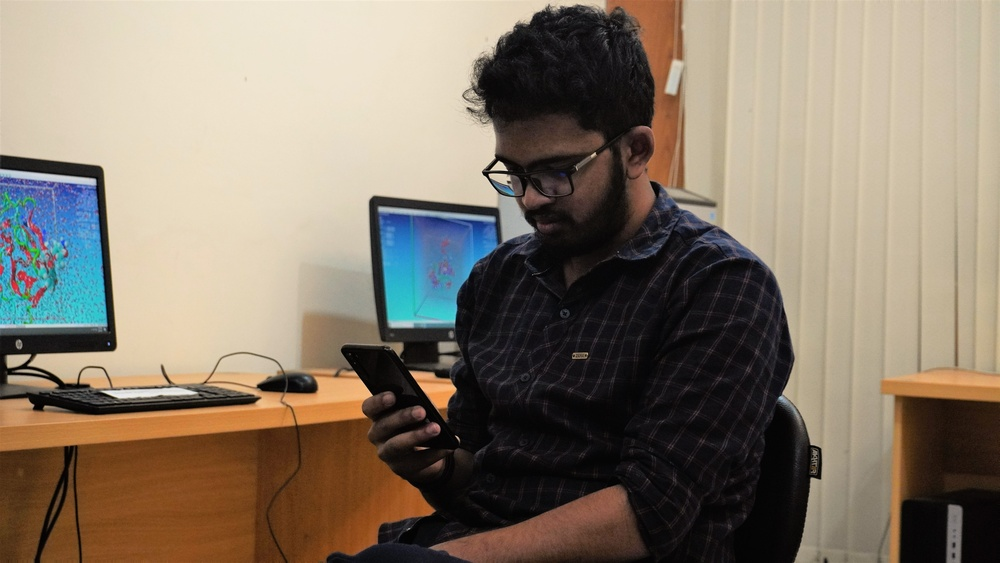
#> input picture test.jpg, 1000 x 563 px, shrunk from 5999 x 3375 before the run
$ python lab1.py
#> lines starting #> are read from the running program, lines starting #| are printed output that depends on the picture; after the words box and inside, x2 and y2 are one past the last pixel; in counts of white or black regions, pixels touching at a corner belong together
'''
	To extract different kinds of information from an RGB image by
	converting it into different kinds of single channels.

	Sangeeta Biswas
	Associate Professor
	Dept. of Computer Science & Engineering
	University of Rajshahi, Bangladesh
	6.6.2022
'''

import matplotlib.pyplot as plt
import cv2

def main():
	'''	Load an RGB image.	'''
	img_path = './test.jpg'
	# print(img_path)
	rgb = plt.imread(img_path)
#> rgb is the input picture: shape (563, 1000, 3); mean R, G, B 133.5, 121.1, 105.5
	print(rgb.shape, rgb.max(), rgb.min())
#| (563, 1000, 3) 254 0
	#print(rgb_img)

	'''	Split loaded RGB image into red, green and blue channels. '''
	red = rgb[:, :, 0]
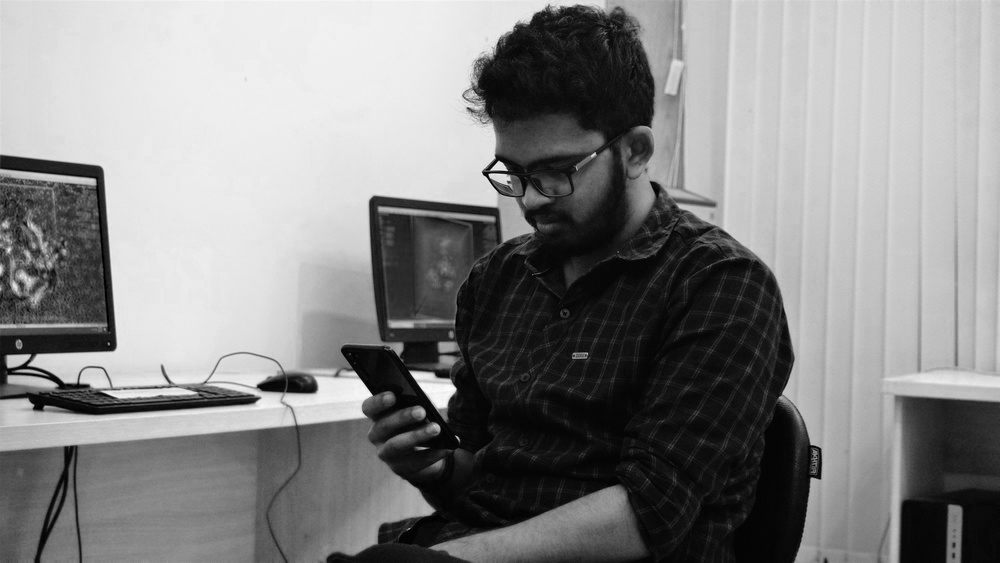
#> red: shape (563, 1000); min 0, max 254, mean 133.5
	green = rgb[:, :, 1]
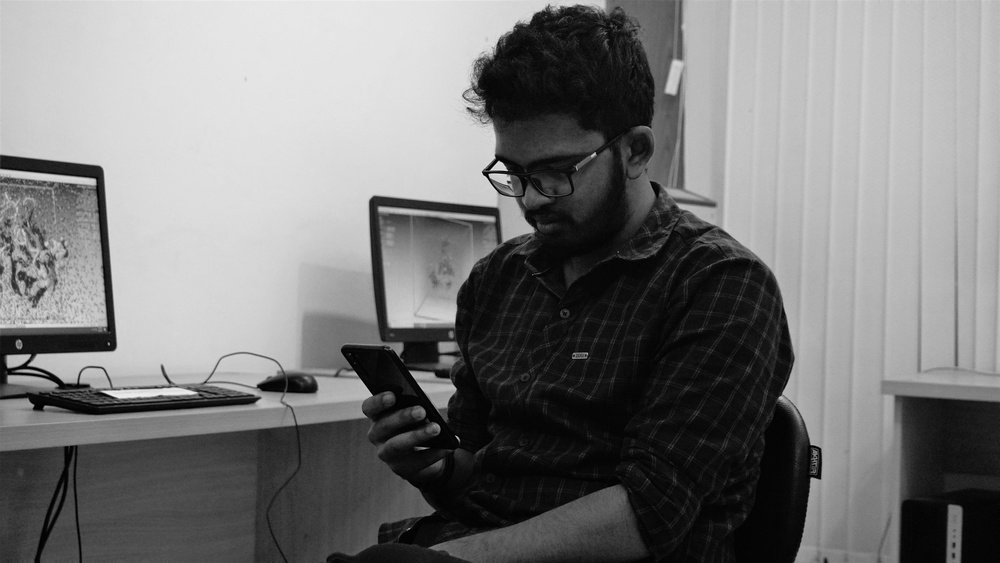
#> green: shape (563, 1000); min 0, max 239, mean 121.1
	blue = rgb[:, :, 2]
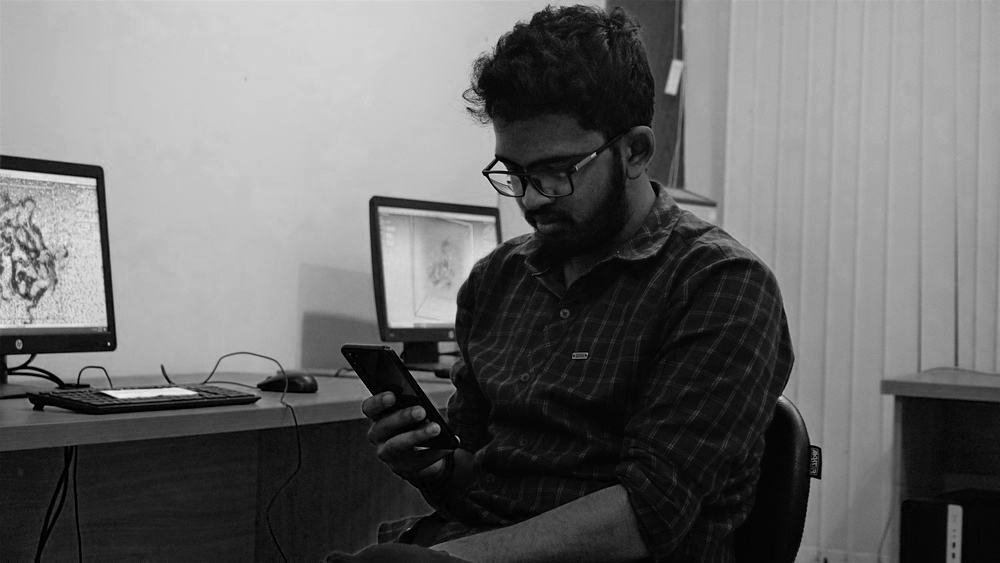
#> blue: shape (563, 1000); min 0, max 244, mean 105.5
	print(red.shape, red.max(), red.min())
#| (563, 1000) 254 0

	'''	Convert loaded RGB image into grayscale image.
		OpenCV does this:
		Grayscale = 0.299 * Red + 0.587 * Green + 0.114 * Blue
	'''
	grayscale = cv2.cvtColor(rgb, cv2.COLOR_RGB2GRAY)
	print(grayscale.shape, grayscale.max(), grayscale.min())
#| (563, 1000) 239 0

	'''	Turn the grayscale image into a binary image. '''
	_, binary = cv2.threshold(grayscale, 50, 255, cv2.THRESH_BINARY)
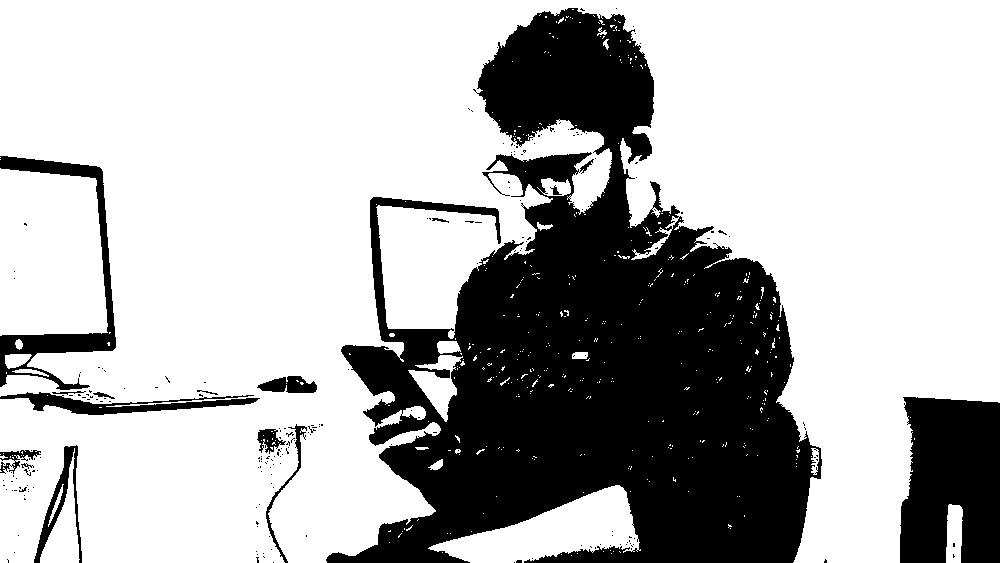
#> binary: shape (563, 1000); 70.6% white; 217 black regions (202 under 20 px), largest, box (x1, y1, x2, y2) and area: (326, 8, 822, 563) 139880, (900, 397, 1000, 563) 14458, (0, 156, 116, 390) 5078

	'''	Plot images. '''
	img_set = [rgb, red, green, blue, grayscale, binary]
	title_set = ['RGB', 'Red', 'Green', 'Blue', 'Grayscale', 'Binary']
	plt.figure(figsize = (20, 20))
	for i in range(6):
		plt.subplot(2, 3,  i + 1)
		plt.title(title_set[i])
		ch = len(img_set[i].shape)
		if (ch == 3):
			plt.imshow(img_set[i])
		else:
			plt.imshow(img_set[i], cmap = 'gray')
	plt.show()

if __name__ == '__main__':
	main()

$ run again, with image.jpg copied over test.jpg
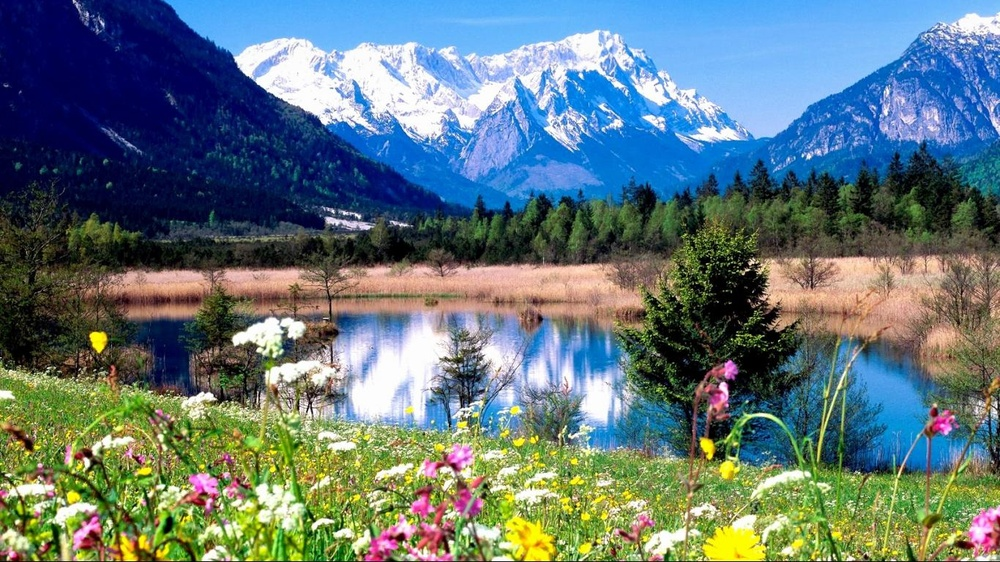
#> input picture image.jpg, 1000 x 562 px, shrunk from 1366 x 768 before the run
#> in main, rgb is the input picture: shape (562, 1000, 3); mean R, G, B 98.3, 118.5, 121.8
#| (562, 1000, 3) 255 0
#| (562, 1000) 255 0
#> in main, `grayscale = cv2.cvtColor(rgb, cv2.COLOR_RGB2GRAY)`:
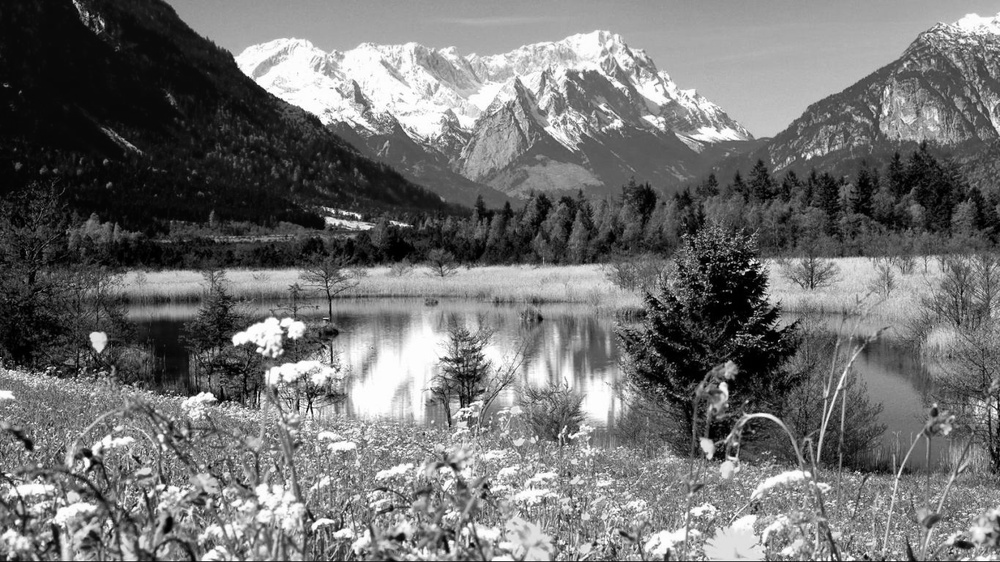
#> grayscale: shape (562, 1000); min 0, max 255, mean 112.8
#| (562, 1000) 255 0
#> in main, `_, binary = cv2.threshold(grayscale, 50, 255, cv2.THRESH_BINARY)`:
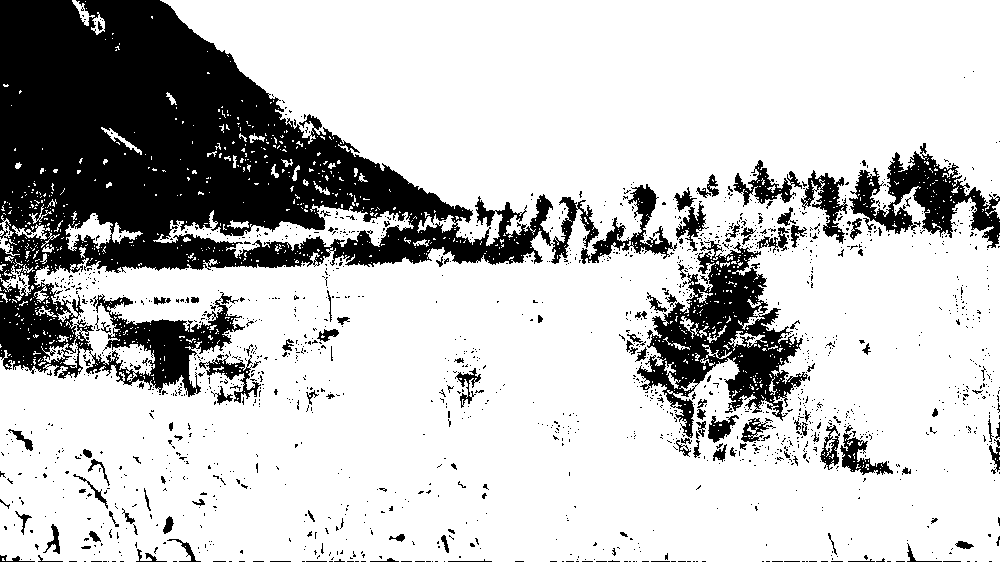
#> binary: shape (562, 1000); 76.8% white; 1658 black regions (1536 under 20 px), largest, box (x1, y1, x2, y2) and area: (0, 0, 599, 397) 92007, (637, 241, 808, 438) 12862, (849, 143, 1000, 248) 5927

$ run again, with routine41.jpg copied over test.jpg
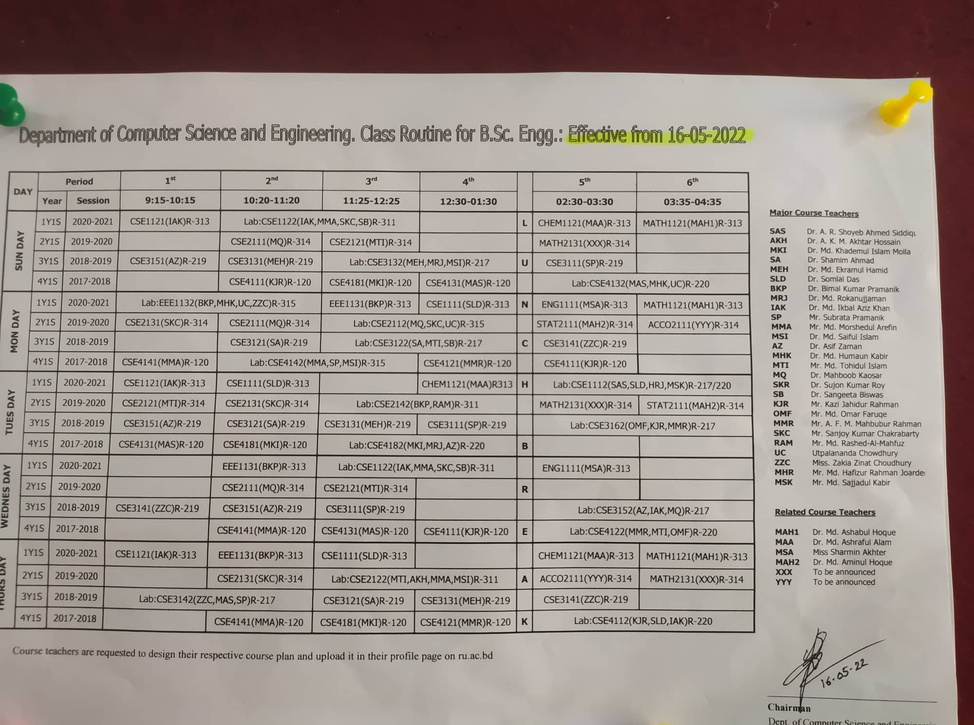
#> input picture routine41.jpg, 974 x 725 px, shrunk from 2000 x 1488 before the run
#> in main, rgb is the input picture: shape (725, 974, 3); mean R, G, B 158, 147.1, 140.8
#| (725, 974, 3) 255 0
#> in main, `green = rgb[:, :, 1]`:
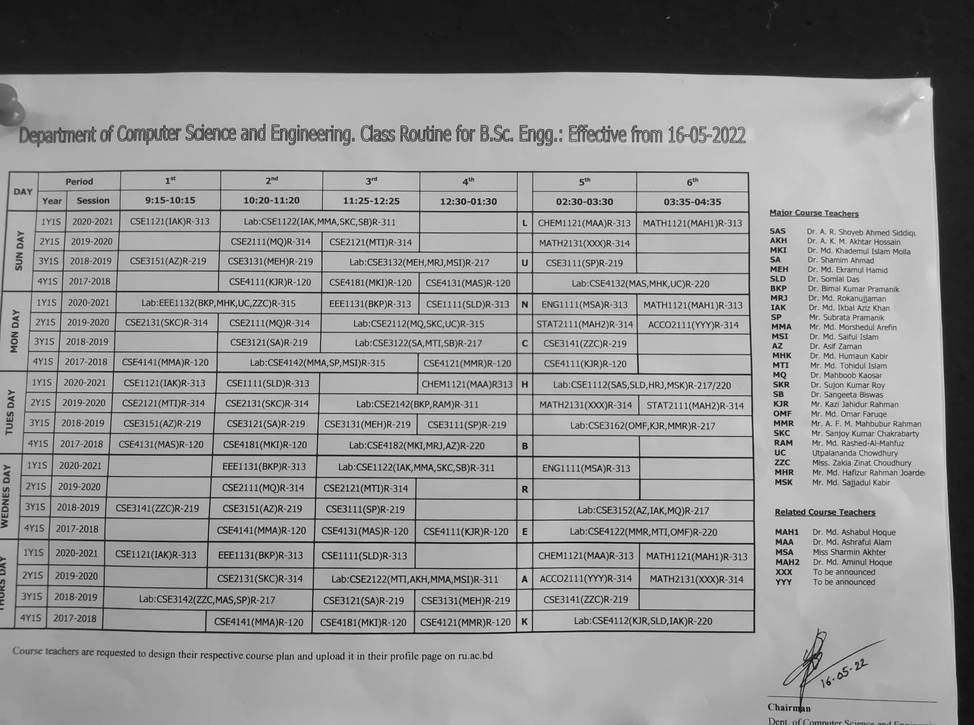
#> green: shape (725, 974); min 3, max 255, mean 147.1
#| (725, 974) 255 9
#| (725, 974) 246 5
#> in main, `_, binary = cv2.threshold(grayscale, 50, 255, cv2.THRESH_BINARY)`:
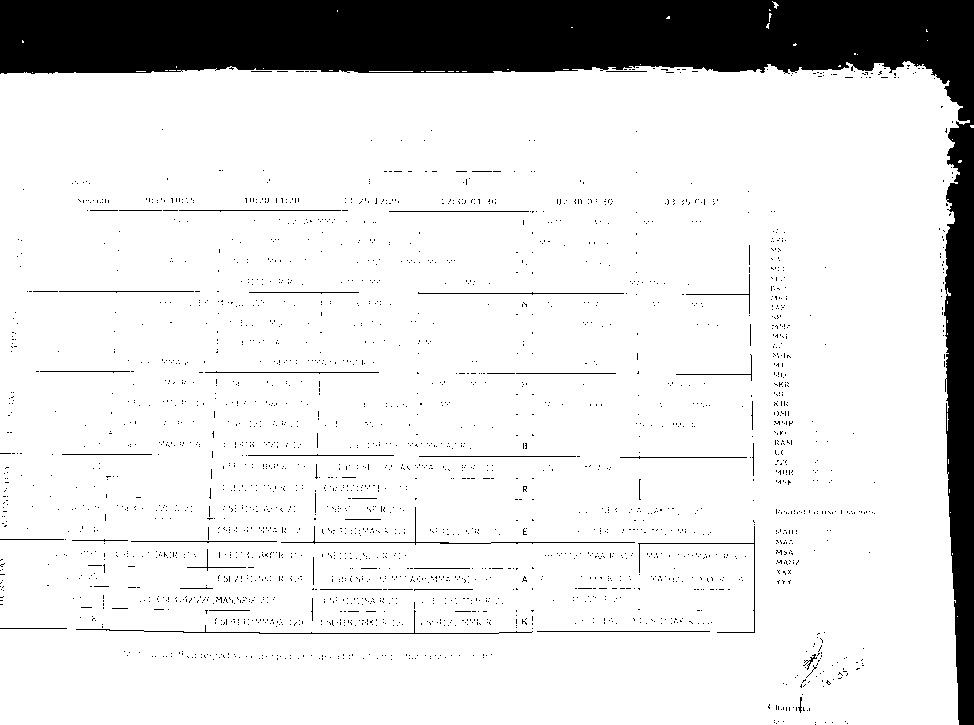
#> binary: shape (725, 974); 86.8% white; 2449 black regions (2400 under 20 px), largest, box (x1, y1, x2, y2) and area: (0, 0, 974, 725) 83972, (76, 610, 533, 634) 494, (281, 507, 635, 545) 421
